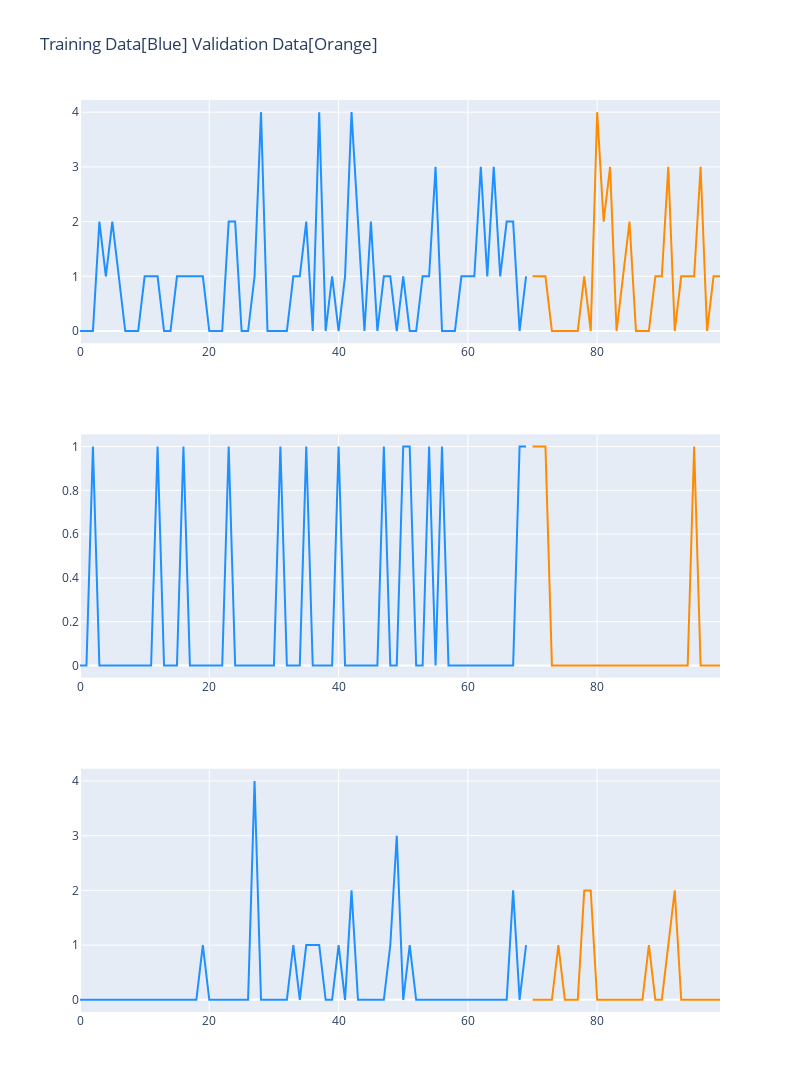

Notebook code for this chart:
### Markdown cell above
### Plotting Training and Validation data

### Code cell
fig = make_subplots(rows=3, cols=1)

fig.add_trace(
    go.Scatter(x=np.arange(70), mode='lines', y=train_data.loc[0].values, marker=dict(color="dodgerblue"), showlegend=False,
               name="Training Data"),
    row=1, col=1
)

fig.add_trace(
    go.Scatter(x=np.arange(70, 100), y=validation_data.loc[0].values, mode='lines', marker=dict(color="darkorange"), showlegend=False,
               name="Validation Data"),
    row=1, col=1
)


fig.add_trace(
    go.Scatter(x=np.arange(70), mode='lines', y=train_data.loc[1].values, marker=dict(color="dodgerblue"), showlegend=False,
               name="Training Data"),
    row=2, col=1
)

fig.add_trace(
    go.Scatter(x=np.arange(70, 100), y=validation_data.loc[1].values, mode='lines', marker=dict(color="darkorange"), showlegend=False,
               name="Validation Data"),
    row=2, col=1
)


fig.add_trace(
    go.Scatter(x=np.arange(70), mode='lines', y=train_data.loc[100].values, marker=dict(color="dodgerblue"), showlegend=False,
               name="Training Data"),
    row=3, col=1
)

fig.add_trace(
    go.Scatter(x=np.arange(70, 100), y=validation_data.loc[100].values, mode='lines', marker=dict(color="darkorange"), showlegend=False,
               name="Validation Data"),
    row=3, col=1
)
fig.update_layout(height=1200, width=800, title_text="Training Data[Blue] Validation Data[Orange]")
fig.show()

### Figure 1 — Plotly figure (JSON) as saved in the notebook; plotly's stock layout.template omitted (floating-point values rounded to 4 significant figures)
{"data": [{"marker": {"color": "dodgerblue"}, "mode": "lines", "name": "Training Data", "showlegend": false, "type": "scatter", "x": [0, 1, 2, 3, 4, 5, 6, 7, 8, 9, 10, 11, 12, 13, 14, 15, 16, 17, 18, 19, 20, 21, 22, 23, 24, 25, 26, 27, 28, 29, 30, 31, 32, 33, 34, 35, 36, 37, 38, 39, 40, 41, 42, 43, 44, 45, 46, 47, 48, 49, 50, 51, 52, 53, 54, 55, 56, 57, 58, 59, 60, 61, 62, 63, 64, 65, 66, 67, 68, 69], "xaxis": "x", "y": [0, 0, 0, 2, 1, 2, 1, 0, 0, 0, 1, 1, 1, 0, 0, 1, 1, 1, 1, 1, 0, 0, 0, 2, 2, 0, 0, 1, 4, 0, 0, 0, 0, 1, 1, 2, 0, 4, 0, 1, 0, 1, 4, 2, 0, 2, 0, 1, 1, 0, 1, 0, 0, 1, 1, 3, 0, 0, 0, 1, 1, 1, 3, 1, 3, 1, 2, 2, 0, 1], "yaxis": "y"}, {"marker": {"color": "darkorange"}, "mode": "lines", "name": "Validation Data", "showlegend": false, "type": "scatter", "x": [70, 71, 72, 73, 74, 75, 76, 77, 78, 79, 80, 81, 82, 83, 84, 85, 86, 87, 88, 89, 90, 91, 92, 93, 94, 95, 96, 97, 98, 99], "xaxis": "x", "y": [1, 1, 1, 0, 0, 0, 0, 0, 1, 0, 4, 2, 3, 0, 1, 2, 0, 0, 0, 1, 1, 3, 0, 1, 1, 1, 3, 0, 1, 1], "yaxis": "y"}, {"marker": {"color": "dodgerblue"}, "mode": "lines", "name": "Training Data", "showlegend": false, "type": "scatter", "x": [0, 1, 2, 3, 4, 5, 6, 7, 8, 9, 10, 11, 12, 13, 14, 15, 16, 17, 18, 19, 20, 21, 22, 23, 24, 25, 26, 27, 28, 29, 30, 31, 32, 33, 34, 35, 36, 37, 38, 39, 40, 41, 42, 43, 44, 45, 46, 47, 48, 49, 50, 51, 52, 53, 54, 55, 56, 57, 58, 59, 60, 61, 62, 63, 64, 65, 66, 67, 68, 69], "xaxis": "x2", "y": [0, 0, 1, 0, 0, 0, 0, 0, 0, 0, 0, 0, 1, 0, 0, 0, 1, 0, 0, 0, 0, 0, 0, 1, 0, 0, 0, 0, 0, 0, 0, 1, 0, 0, 0, 1, 0, 0, 0, 0, 1, 0, 0, 0, 0, 0, 0, 1, 0, 0, 1, 1, 0, 0, 1, 0, 1, 0, 0, 0, 0, 0, 0, 0, 0, 0, 0, 0, 1, 1], "yaxis": "y2"}, {"marker": {"color": "darkorange"}, "mode": "lines", "name": "Validation Data", "showlegend": false, "type": "scatter", "x": [70, 71, 72, 73, 74, 75, 76, 77, 78, 79, 80, 81, 82, 83, 84, 85, 86, 87, 88, 89, 90, 91, 92, 93, 94, 95, 96, 97, 98, 99], "xaxis": "x2", "y": [1, 1, 1, 0, 0, 0, 0, 0, 0, 0, 0, 0, 0, 0, 0, 0, 0, 0, 0, 0, 0, 0, 0, 0, 0, 1, 0, 0, 0, 0], "yaxis": "y2"}, {"marker": {"color": "dodgerblue"}, "mode": "lines", "name": "Training Data", "showlegend": false, "type": "scatter", "x": [0, 1, 2, 3, 4, 5, 6, 7, 8, 9, 10, 11, 12, 13, 14, 15, 16, 17, 18, 19, 20, 21, 22, 23, 24, 25, 26, 27, 28, 29, 30, 31, 32, 33, 34, 35, 36, 37, 38, 39, 40, 41, 42, 43, 44, 45, 46, 47, 48, 49, 50, 51, 52, 53, 54, 55, 56, 57, 58, 59, 60, 61, 62, 63, 64, 65, 66, 67, 68, 69], "xaxis": "x3", "y": [0, 0, 0, 0, 0, 0, 0, 0, 0, 0, 0, 0, 0, 0, 0, 0, 0, 0, 0, 1, 0, 0, 0, 0, 0, 0, 0, 4, 0, 0, 0, 0, 0, 1, 0, 1, 1, 1, 0, 0, 1, 0, 2, 0, 0, 0, 0, 0, 1, 3, 0, 1, 0, 0, 0, 0, 0, 0, 0, 0, 0, 0, 0, 0, 0, 0, 0, 2, 0, 1], "yaxis": "y3"}, {"marker": {"color": "darkorange"}, "mode": "lines", "name": "Validation Data", "showlegend": false, "type": "scatter", "x": [70, 71, 72, 73, 74, 75, 76, 77, 78, 79, 80, 81, 82, 83, 84, 85, 86, 87, 88, 89, 90, 91, 92, 93, 94, 95, 96, 97, 98, 99], "xaxis": "x3", "y": [0, 0, 0, 0, 1, 0, 0, 0, 2, 2, 0, 0, 0, 0, 0, 0, 0, 0, 1, 0, 0, 1, 2, 0, 0, 0, 0, 0, 0, 0], "yaxis": "y3"}], "layout": {"height": 1200, "title": {"text": "Training Data[Blue] Validation Data[Orange]"}, "width": 800, "xaxis": {"anchor": "y", "domain": [0.0, 1.0]}, "xaxis2": {"anchor": "y2", "domain": [0.0, 1.0]}, "xaxis3": {"anchor": "y3", "domain": [0.0, 1.0]}, "yaxis": {"anchor": "x", "domain": [0.7333, 1.0]}, "yaxis2": {"anchor": "x2", "domain": [0.3667, 0.6333]}, "yaxis3": {"anchor": "x3", "domain": [0.0, 0.2667]}}}
